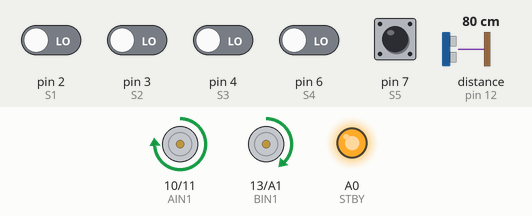
A sketch run on a simulated Arduino Uno, built with avr-gcc and run on an emulated ATmega328P. On the bench: motor-driver pin pairs drawn as motors (green arrow = first pin HIGH = forward, orange = second pin HIGH = backward, longer = more drive, scaled by the enable pin, stopped while the standby pin is LOW), output pins drawn as LEDs (lit = HIGH). Wiring (inferred from the names in the program): ultrasonic range finder: trigger pin 8; echo pin 12. The inputs (shaded band) are chosen by the test bench; at power-on: pin 7 (S5) HIGH, pin 2 (S1), pin 3 (S2), pin 4 (S3), pin 6 (S4) LOW, distance to the obstacle (sensor on pin 12) 80 cm. The echo pulse lasts 58.3 µs per cm; pins used as bus, display or sensor lines are not drawn.

Above: at 3.2 s.
3.3 s: distance to the obstacle (sensor on pin 12) set to 24 cm
4.8 s: distance to the obstacle (sensor on pin 12) set to 19 cm
At 9.2 s:
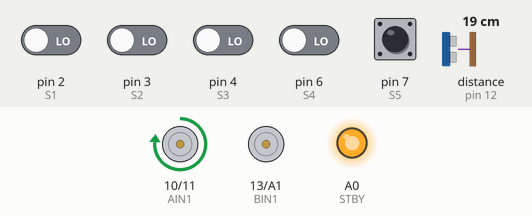
At 11.7 s:
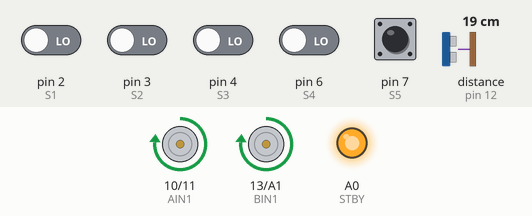
Timing chart, 0 to 16.8 s (numbered marks = the images above; inputs shaded):
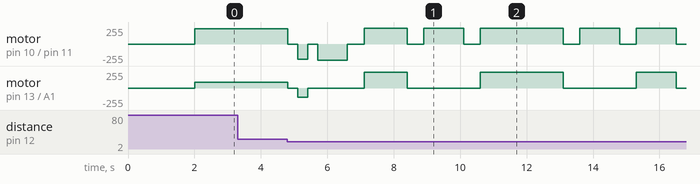

The sketch:

Do_Line_5Mat_PID.ino
```cpp
//Nối chân TB6612FNG
#define STBY A0
#define PWMA 9
#define AIN1 10
#define AIN2 11
#define PWMB 5
#define BIN1 13
#define BIN2 A1
//Nối chân TCRT5000
#define S1 2
#define S2 3
#define S3 4
#define S4 6
#define S5 7
//Nối chân HC-SR04
#define trigPin 8
#define echoPin 12

long duration;
int distance;

//Flag tránh vật cản
bool isAvoiding = false;

//PID
float Kp = 75, Ki = 0.1, Kd = 1500;
int base_left = 90;
int base_right = 230;
int error = 0, last_error = 0, I = 0;
int left_speed, right_speed;

void setup() {
  pinMode(STBY, OUTPUT); digitalWrite(STBY, HIGH);

  pinMode(AIN1, OUTPUT); pinMode(AIN2, OUTPUT); pinMode(PWMA, OUTPUT);
  pinMode(BIN1, OUTPUT); pinMode(BIN2, OUTPUT); pinMode(PWMB, OUTPUT);

  pinMode(S1, INPUT); pinMode(S2, INPUT); pinMode(S3, INPUT);
  pinMode(S4, INPUT); pinMode(S5, INPUT);

  pinMode(trigPin, OUTPUT);
  pinMode(echoPin, INPUT);

  delay(2000);
}

void loop() {

  readDistance();

  //Khi phát hiện vật cản → bật chế độ né
  if (distance > 0 && distance <= 20 && !isAvoiding) {
    isAvoiding = true;
    avoidObstacle();
    isAvoiding = false;
    return;   //chặn không cho PID hoạt động trong lúc né
  }

  //Nếu đang né thì không dò line
  if (isAvoiding) return;

  readSensors();
  pidControl();
  motorControl();
  delay(10);
}

//Hàm đo khoảng cách HC-SR04
void readDistance() {
  digitalWrite(trigPin, LOW);
  delayMicroseconds(2);
  digitalWrite(trigPin, HIGH);
  delayMicroseconds(10);
  digitalWrite(trigPin, LOW);

  duration = pulseIn(echoPin, HIGH, 30000);
  distance = duration * 0.034 / 2;
}

//Hàm đọc line
void readSensors() {
  int s1 = digitalRead(S1);
  int s2 = digitalRead(S2);
  int s3 = digitalRead(S3);
  int s4 = digitalRead(S4);
  int s5 = digitalRead(S5);

  if      (s1==1 && s2==1 && s3==1 && s4==1 && s5==0) error =  4;
  else if (s1==1 && s2==1 && s3==1 && s4==0 && s5==0) error =  3;
  else if (s1==1 && s2==1 && s3==1 && s4==0 && s5==1) error =  2;
  else if (s1==1 && s2==1 && s3==0 && s4==0 && s5==1) error =  1;
  else if (s1==1 && s2==1 && s3==0 && s4==1 && s5==1) error =  0;
  else if (s1==1 && s2==0 && s3==0 && s4==1 && s5==1) error = -1;
  else if (s1==1 && s2==0 && s3==1 && s4==1 && s5==1) error = -2;
  else if (s1==0 && s2==0 && s3==1 && s4==1 && s5==1) error = -3;
  else if (s1==0 && s2==1 && s3==1 && s4==1 && s5==1) error = -4;

  //ngoài line → giữ trạng thái cũ
  else error = last_error;
}

//PID CONTROL
void pidControl() {
  int P = error;
  I += error;
  if (I > 50) I = 50; if (I < -50) I = -50;
  int D = error - last_error;
  int pid = Kp * P + Ki * I + Kd * D;
  last_error = error;

  if (error >= 3) {
    left_speed = 0;
    right_speed = base_right * 1.65;
  } else if (error <= -3) {
    left_speed = base_left * 1.65;
    right_speed = 0;
  } else if (error == 2 || error == -2) {
    pid *= 0.9;
    left_speed = base_left - pid;
    right_speed = base_right + pid;
  } else {
    left_speed = base_left - pid;
    right_speed = base_right + pid;
  }

  left_speed = constrain(left_speed, 0, 255);
  right_speed = constrain(right_speed, 0, 255);
}

//Motor Control
void motorControl() {
  digitalWrite(AIN1, HIGH); digitalWrite(AIN2, LOW);
  analogWrite(PWMA, right_speed);

  digitalWrite(BIN1, HIGH); digitalWrite(BIN2, LOW);
  analogWrite(PWMB, left_speed);
}

void stopMotorHard(int t) {
  analogWrite(PWMA, 0);
  analogWrite(PWMB, 0);
  delay(t);
}

//CHUYỆN ĐỘNG THÔ (cho né vật cản)
void forward(int speedL, int speedR, int t) {
  digitalWrite(AIN1, HIGH); digitalWrite(AIN2, LOW);
  analogWrite(PWMA, speedR);

  digitalWrite(BIN1, HIGH); digitalWrite(BIN2, LOW);
  analogWrite(PWMB, speedL);

  delay(t);
}

void turnLeft(int speed, int t) {
  digitalWrite(AIN1, LOW); digitalWrite(AIN2, HIGH);
  analogWrite(PWMA, speed);

  digitalWrite(BIN1, LOW); digitalWrite(BIN2, LOW);
  analogWrite(PWMB, speed);

  delay(t);
}

void turnRight(int speed, int t) {
  digitalWrite(AIN1, HIGH); digitalWrite(AIN2, LOW);
  analogWrite(PWMA, speed);

  digitalWrite(BIN1, LOW); digitalWrite(BIN2, LOW);
  analogWrite(PWMB, speed);

  delay(t);
}

void Lui(int speedL, int speedR, int t) {
  digitalWrite(AIN1, LOW); digitalWrite(AIN2, HIGH);
  analogWrite(PWMA, speedR);

  digitalWrite(BIN1, LOW); digitalWrite(BIN2, HIGH);
  analogWrite(PWMB, speedL);

  delay(t);
}

//AVOID OBSTACLE
void avoidObstacle() {

  stopMotorHard(300); //Dừng xe
  Lui(140, 140, 300); //Lùi xe
  stopMotorHard(300);

  turnLeft(240, 900); //Rẽ trái
  stopMotorHard(500);
  forward(105, 185, 1300); //Đi thẳng ngắn
  stopMotorHard(500);

  turnRight(238, 1200); //Rẽ phải
  stopMotorHard(500);
  forward(106, 185, 2500); //Đi thẳng dài
  stopMotorHard(500);

  turnRight(238, 1200); //Rẽ phải
  stopMotorHard(500);
  forward(105, 185, 1200); //Đi thẳng ngắn
  stopMotorHard(500);

  turnLeft(240, 900); //Rẽ trái bám lại line
  stopMotorHard(300);
}
```

Measured:
- the behaviour switches between 22 and 21 cm on distance to the obstacle (sensor on pin 12) (found by bisection; images 0 and 1)
- after the input at 3.3 s, every drawn part: stays the same
